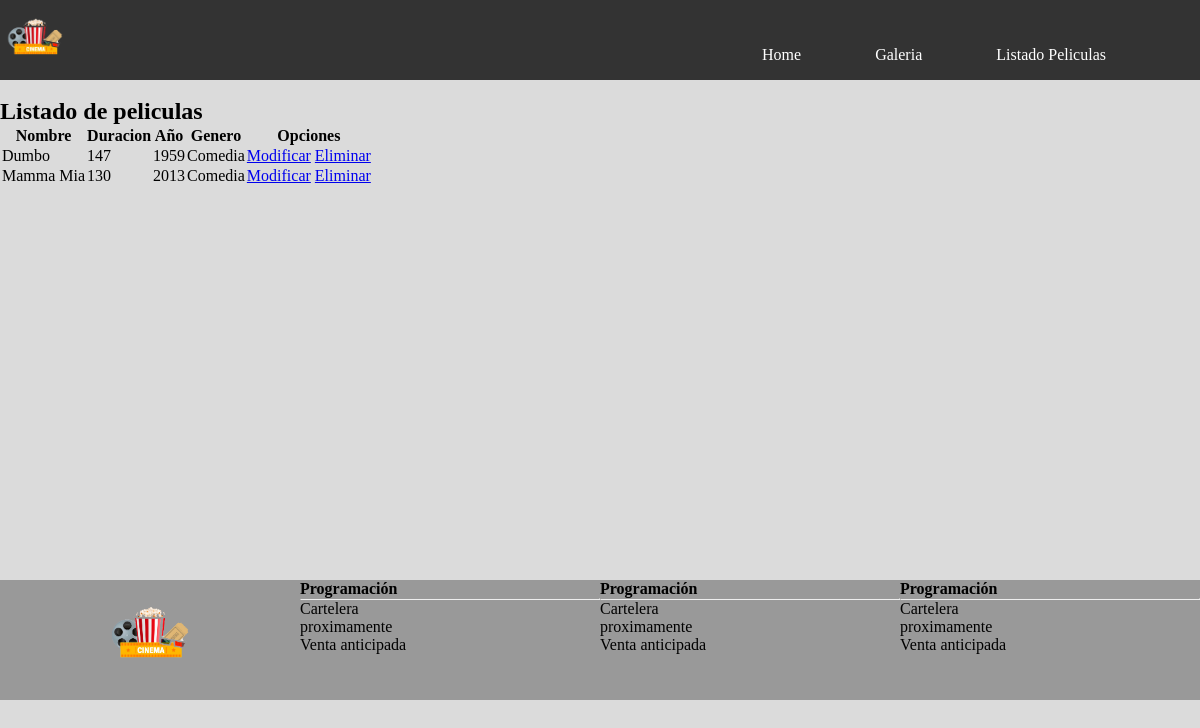
/listado_peliculas/, run on an earlier commit of the app's database.
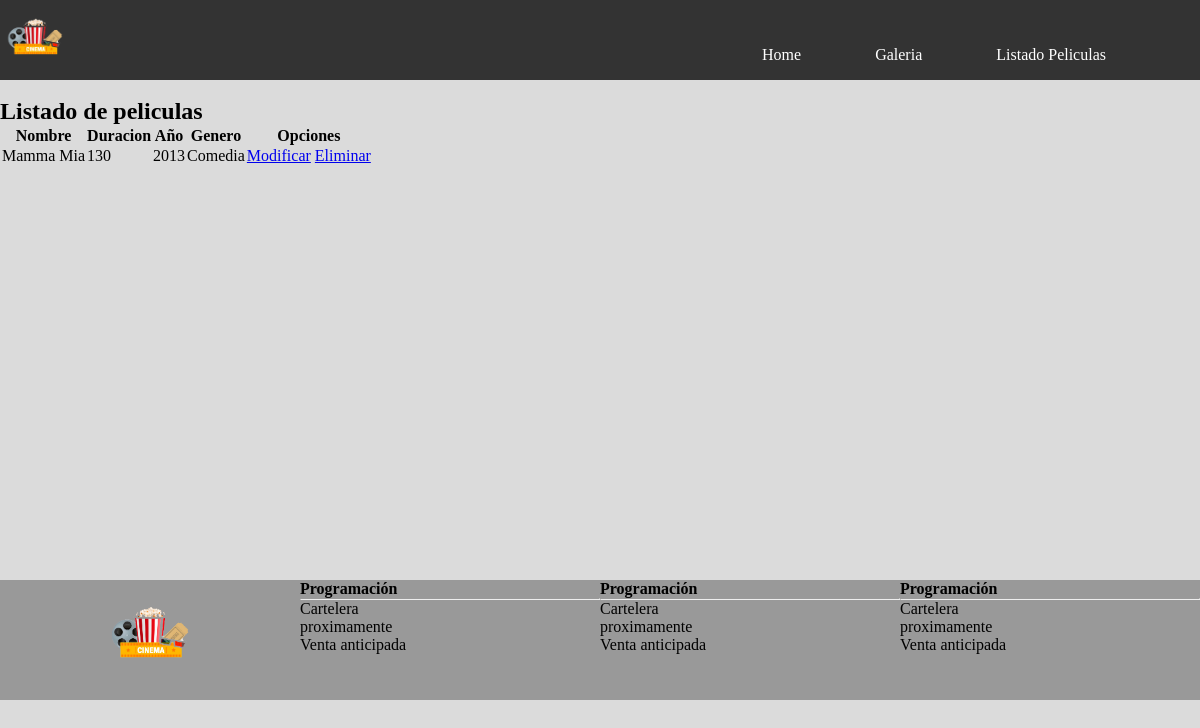
And on a later commit of the database.
### core/models.py (models this page shows, shortened)
class Pelicula(models.Model):
    nombre=models.CharField(max_length=200)
    duracion= models.IntegerField()
    anio=models.IntegerField()
    genero=models.ForeignKey(Genero, on_delete=models.CASCADE)

class Genero(models.Model):
    nombre= models.CharField(max_length=80)
    def __str__(self):
        return self.nombre

### core/views.py (the view)
# urls.py: path('listado_peliculas/',listado_pelicula, name='listado_peliculas'),
def listado_pelicula(request):
    peliculas=Pelicula.objects.all()
    data={
        'peliculas':peliculas
    }
    return render(request, 'core/listado_peliculas.html',data)

### core/templates/core/listado_peliculas.html (shortened to what this page needs)
{% extends 'core/basico.html' %}
{% load static%}
{% block contenido %}
{% block css %}
<link rel="stylesheet" href="//cdnjs.cloudflare.com/ajax/libs/toastr.js/latest/css/toastr.min.css">
{%endblock %}
 <h2> Listado de peliculas </h2>
 <table>
    <tr>
        <th>
            Nombre
        </th>
        <th>
            Duracion
        </th>
        <th>
            Año
        </th>
        <th>
            Genero
        </th>
        <th>
            Opciones
        </th>
    </tr>
    {% for p in peliculas %}
       <tr>
        <td>
            {{p.nombre}}
        </td>
        <td>
            {{p.duracion}}
        </td>
        <td>
            {{p.anio}}
        </td>
        <td>{{p.genero}}</td>
        <td>
            <a href="{% url 'modificar_pelicula' p.id %}">Modificar</a>
            <a onclick="confirmarEliminacion(  '{{p.id }}'  , '{{p.nombre }}' )" href="#">Eliminar</a> </td>
       </tr>
    {% endfor %}
 </table>
{% endblock %}

What changed in the data, as far as the page shows it:
removed Pelicula: nombre "Dumbo", duracion "147", anio "1959", genero "Comedia"
